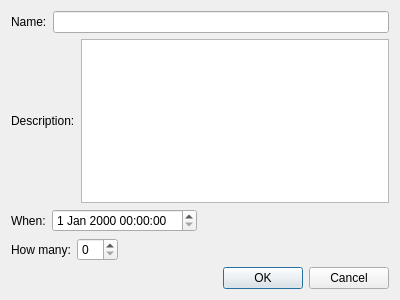
<ui version="4.0" >
 <class>Dialog</class>
 <widget class="QDialog" name="Dialog" >
  <property name="geometry" >
   <rect>
    <x>0</x>
    <y>0</y>
    <width>400</width>
    <height>300</height>
   </rect>
  </property>
  <property name="windowTitle" >
   <string>Dialog</string>
  </property>
  <layout class="QVBoxLayout" >
   <item>
    <layout class="QHBoxLayout" >
     <item>
      <widget class="QLabel" name="label" >
       <property name="text" >
        <string>Name:</string>
       </property>
      </widget>
     </item>
     <item>
      <widget class="QLineEdit" name="editName" />
     </item>
    </layout>
   </item>
   <item>
    <layout class="QHBoxLayout" >
     <item>
      <widget class="QLabel" name="label_2" >
       <property name="text" >
        <string>Description:</string>
       </property>
      </widget>
     </item>
     <item>
      <widget class="QTextEdit" name="editDescription" />
     </item>
    </layout>
   </item>
   <item>
    <layout class="QHBoxLayout" >
     <item>
      <widget class="QLabel" name="label_3" >
       <property name="text" >
        <string>When:</string>
       </property>
      </widget>
     </item>
     <item>
      <widget class="QDateTimeEdit" name="editDate" />
     </item>
     <item>
      <spacer>
       <property name="orientation" >
        <enum>Qt::Horizontal</enum>
       </property>
       <property name="sizeHint" >
        <size>
         <width>40</width>
         <height>20</height>
        </size>
       </property>
      </spacer>
     </item>
    </layout>
   </item>
   <item>
    <layout class="QHBoxLayout" >
     <item>
      <widget class="QLabel" name="label_4" >
       <property name="text" >
        <string>How many:</string>
       </property>
      </widget>
     </item>
     <item>
      <widget class="QSpinBox" name="editNumber" />
     </item>
     <item>
      <spacer>
       <property name="orientation" >
        <enum>Qt::Horizontal</enum>
       </property>
       <property name="sizeHint" >
        <size>
         <width>40</width>
         <height>20</height>
        </size>
       </property>
      </spacer>
     </item>
    </layout>
   </item>
   <item>
    <widget class="QDialogButtonBox" name="buttonBox" >
     <property name="orientation" >
      <enum>Qt::Horizontal</enum>
     </property>
     <property name="standardButtons" >
      <set>QDialogButtonBox::Cancel|QDialogButtonBox::NoButton|QDialogButtonBox::Ok</set>
     </property>
    </widget>
   </item>
  </layout>
 </widget>
 <resources/>
 <connections>
  <connection>
   <sender>buttonBox</sender>
   <signal>accepted()</signal>
   <receiver>Dialog</receiver>
   <slot>accept()</slot>
   <hints>
    <hint type="sourcelabel" >
     <x>248</x>
     <y>254</y>
    </hint>
    <hint type="destinationlabel" >
     <x>157</x>
     <y>274</y>
    </hint>
   </hints>
  </connection>
  <connection>
   <sender>buttonBox</sender>
   <signal>rejected()</signal>
   <receiver>Dialog</receiver>
   <slot>reject()</slot>
   <hints>
    <hint type="sourcelabel" >
     <x>316</x>
     <y>260</y>
    </hint>
    <hint type="destinationlabel" >
     <x>286</x>
     <y>274</y>
    </hint>
   </hints>
  </connection>
 </connections>
</ui>
